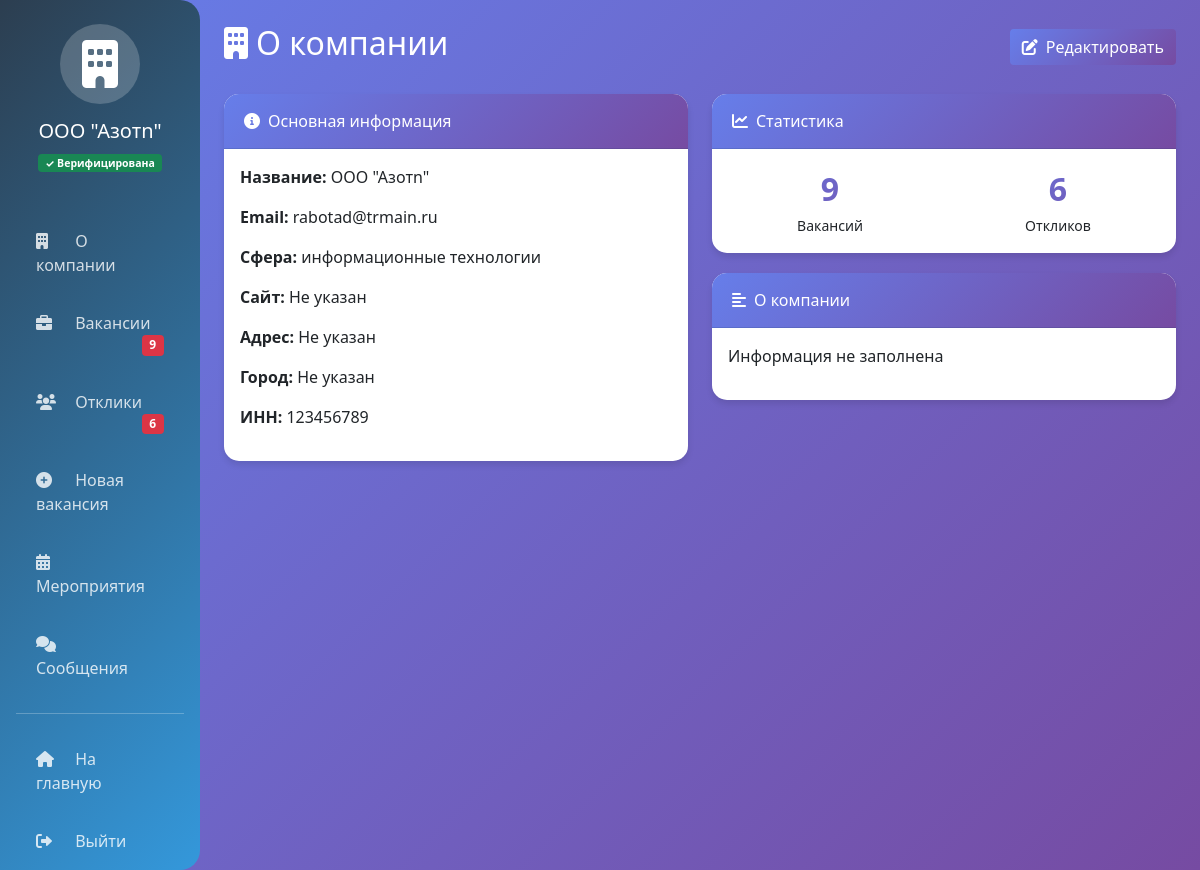
The app's page /profile/employer/10 with its own data.
### main.py (models this page shows)
class EmployerProfile(Base):
    __tablename__ = "employer_profiles"
    id = Column(Integer, primary_key=True, index=True)
    user_id = Column(Integer, ForeignKey("users.id"), unique=True)
    company_name = Column(String, nullable=False, default="")
    description = Column(Text, nullable=True)
    industry = Column(String, nullable=True)
    website = Column(String, nullable=True)
    social_links = Column(Text, nullable=True)
    inn = Column(String, nullable=True)
    verification_status = Column(Enum(VerificationStatus), default=VerificationStatus.PENDING)
    verification_docs = Column(Text, nullable=True)
    verified_at = Column(DateTime, nullable=True)
    logo = Column(String, nullable=True)
    address = Column(String, nullable=True)
    city = Column(String, nullable=True)
    user = relationship("User", back_populates="employer_profile")
    opportunities = relationship("Opportunity", back_populates="employer")

class User(Base):
    __tablename__ = "users"
    id = Column(Integer, primary_key=True, index=True)
    email = Column(String, unique=True, index=True, nullable=False)
    username = Column(String, unique=True, index=True, nullable=False)
    password_hash = Column(String, nullable=False)
    role = Column(String, default="seeker")
    is_active = Column(Boolean, default=True)
    created_at = Column(DateTime, default=datetime.utcnow)
    verification_token = Column(String, nullable=True)
    seeker_profile = relationship("SeekerProfile", back_populates="user", uselist=False)
    employer_profile = relationship("EmployerProfile", back_populates="user", uselist=False)
    curator_profile = relationship("CuratorProfile", back_populates="user", uselist=False)

### main.py (the view)
@app.get("/profile/employer/{user_id}", response_class=HTMLResponse)
async def employer_profile(request: Request, user_id: int, db: Session = Depends(get_db)):
    try:
        user = db.query(User).filter(User.id == user_id, User.role == 'employer').first()
        if not user:
            raise HTTPException(status_code=404, detail="Профиль не найден")
        profile = user.employer_profile
        if not profile:
            profile = EmployerProfile(user_id=user.id, company_name=user.username,
                                      verification_status=VerificationStatus.PENDING)
            db.add(profile)
            db.commit()
        opportunities = db.query(Opportunity).filter(Opportunity.employer_id == profile.id).all()
        all_responses = []
        for opp in opportunities:
            responses = db.query(ApplicationResponse).filter(ApplicationResponse.opportunity_id == opp.id).all()
            for resp in responses:
                seeker = db.query(SeekerProfile).filter(SeekerProfile.id == resp.seeker_id).first()
                resp.seeker_name = seeker.full_name if seeker else "Пользователь"
                resp.opportunity_title = opp.title
                all_responses.append(resp)
        social_links = json.loads(profile.social_links) if profile.social_links else {}
        return templates.TemplateResponse("employer_dashboard.html", {
            "request": request, "user": user, "profile": profile, "opportunities": opportunities,
            "all_responses": all_responses, "total_responses": len(all_responses), "social_links": social_links
        })
    except Exception as e:
        raise HTTPException(status_code=500, detail=str(e))

### templates/employer_dashboard.html (shortened to what this page needs)
<!DOCTYPE html>
<html lang="ru">
<head>
    <link href="https://cdn.jsdelivr.net/npm/bootstrap@5.1.3/dist/css/bootstrap.min.css" rel="stylesheet">
    <link rel="stylesheet" href="https://cdnjs.cloudflare.com/ajax/libs/font-awesome/6.0.0/css/all.min.css">
</head>
<body>
    <div class="container-fluid">
        <div class="row">
            <div class="col-md-3 col-lg-2 px-0 sidebar">
                <div class="text-center py-4">
                    <div class="avatar"><i class="fas fa-building"></i></div>
                    <h5>{{ profile.company_name or user.username }}</h5>
                    <p class="small text-white-50 mt-2">
                        {% if profile.verification_status.value == 'Верифицирована' %}
                        <span class="badge bg-success">✓ Верифицирована</span>
                        {% else %}
                        <span class="badge bg-warning text-dark">⏳ На проверке</span>
                        {% endif %}
                    </p>
                </div>
                <nav class="nav flex-column px-3">
                    <a class="nav-link active" href="#" onclick="showSection('profile')"><i class="fas fa-building"></i> О компании</a>
                    <a class="nav-link" href="#" onclick="showSection('vacancies')"><i class="fas fa-briefcase"></i> Вакансии {% if opportunities %}<span class="badge bg-danger float-end">{{ opportunities|length }}</span>{% endif %}</a>
                    <a class="nav-link" href="#" onclick="showSection('responses')"><i class="fas fa-users"></i> Отклики {% if total_responses > 0 %}<span class="badge bg-danger float-end">{{ total_responses }}</span>{% endif %}</a>
                    <a class="nav-link" href="#" onclick="showSection('create')"><i class="fas fa-plus-circle"></i> Новая вакансия</a>
                    <a class="nav-link" href="#" onclick="showSection('events')">
                        <i class="fas fa-calendar-alt"></i> Мероприятия
                    </a>
                    <a class="nav-link" href="#" onclick="showSection('chats')">
                        <i class="fas fa-comments"></i> Сообщения
                    </a>
                    <hr class="bg-light my-3">
                    <a class="nav-link" href="/"><i class="fas fa-home"></i> На главную</a>
                    <a class="nav-link" href="/logout"><i class="fas fa-sign-out-alt"></i> Выйти</a>
                </nav>
            </div>
            <div class="col-md-9 col-lg-10 p-4">
                <div id="profileSection" class="fade-in">
                    <div class="d-flex justify-content-between align-items-center mb-4">
                        <h2 class="text-white"><i class="fas fa-building me-2"></i>О компании</h2>
                        <button class="btn btn-primary" onclick="openEditModal()"><i class="fas fa-edit me-2"></i>Редактировать</button>
                    </div>
                    <div class="row">
                        <div class="col-md-6">
                            <div class="card">
                                <div class="card-header"><i class="fas fa-info-circle me-2"></i>Основная информация</div>
                                <div class="card-body">
                                    <p><strong>Название:</strong> {{ profile.company_name or 'Не указано' }}</p>
                                    <p><strong>Email:</strong> {{ user.email }}</p>
                                    <p><strong>Сфера:</strong> {{ profile.industry or 'Не указана' }}</p>
                                    <p><strong>Сайт:</strong> {% if profile.website %}<a href="{{ profile.website }}" target="_blank">{{ profile.website }}</a>{% else %}Не указан{% endif %}</p>
                                    <p><strong>Адрес:</strong> {{ profile.address or 'Не указан' }}</p>
                                    <p><strong>Город:</strong> {{ profile.city or 'Не указан' }}</p>
                                    <p><strong>ИНН:</strong> {{ profile.inn or 'Не указан' }}</p>
                                </div>
                            </div>
                        </div>
                        <div class="col-md-6">
                            <div class="card">
                                <div class="card-header"><i class="fas fa-chart-line me-2"></i>Статистика</div>
                                <div class="card-body text-center">
                                    <div class="row">
                                        <div class="col-6"><div class="stat-number">{{ opportunities|length }}</div><small>Вакансий</small></div>
                                        <div class="col-6"><div class="stat-number">{{ total_responses }}</div><small>Откликов</small></div>
                                    </div>
                                </div>
                            </div>
                            <div class="card">
                                <div class="card-header"><i class="fas fa-align-left me-2"></i>О компании</div>
                                <div class="card-body"><p>{{ profile.description or 'Информация не заполнена' }}</p></div>
                            </div>
                        </div>
                    </div>
                </div>
            </div>
        </div>
    </div>
</body>
</html>

### templates/employer_dashboard.html (style rules this page uses)
body { background: linear-gradient(135deg, #667eea 0%, #764ba2 100%); min-height: 100vh; }
.sidebar { background: linear-gradient(135deg, #2c3e50 0%, #3498db 100%); min-height: 100vh; color: white; border-radius: 0 20px 20px 0; }
.sidebar .nav-link { color: rgba(255,255,255,0.8); padding: 12px 20px; margin: 5px 0; border-radius: 10px; transition: all 0.3s; }
.sidebar .nav-link i { width: 25px; margin-right: 10px; }
.avatar { width: 80px; height: 80px; background: rgba(255,255,255,0.2); border-radius: 50%; display: flex; align-items: center; justify-content: center; margin: 0 auto 15px; }
.avatar i { font-size: 3rem; }
.card { border-radius: 15px; border: none; box-shadow: 0 4px 6px rgba(0,0,0,0.1); margin-bottom: 20px; }
.card-header { background: linear-gradient(135deg, #667eea 0%, #764ba2 100%); color: white; border-radius: 15px 15px 0 0 !important; padding: 15px 20px; }
.btn-primary { background: linear-gradient(135deg, #667eea 0%, #764ba2 100%); border: none; }
.stat-number { font-size: 2rem; font-weight: bold; background: linear-gradient(135deg, #667eea 0%, #764ba2 100%); -webkit-background-clip: text; -webkit-text-fill-color: transparent; }
.fade-in { animation: fadeIn 0.5s ease-out; }

### records on screen
EmployerProfile: company_name "ООО \"Азотn\"", industry "информационные технологии", address "Не указан", city "Не указан", inn "123456789", description "Информация не заполнена"
User: email "rabotad@trmain.ru"

### other values on screen
{{ opportunities|length }} "9"
{{ total_responses }} "6"
